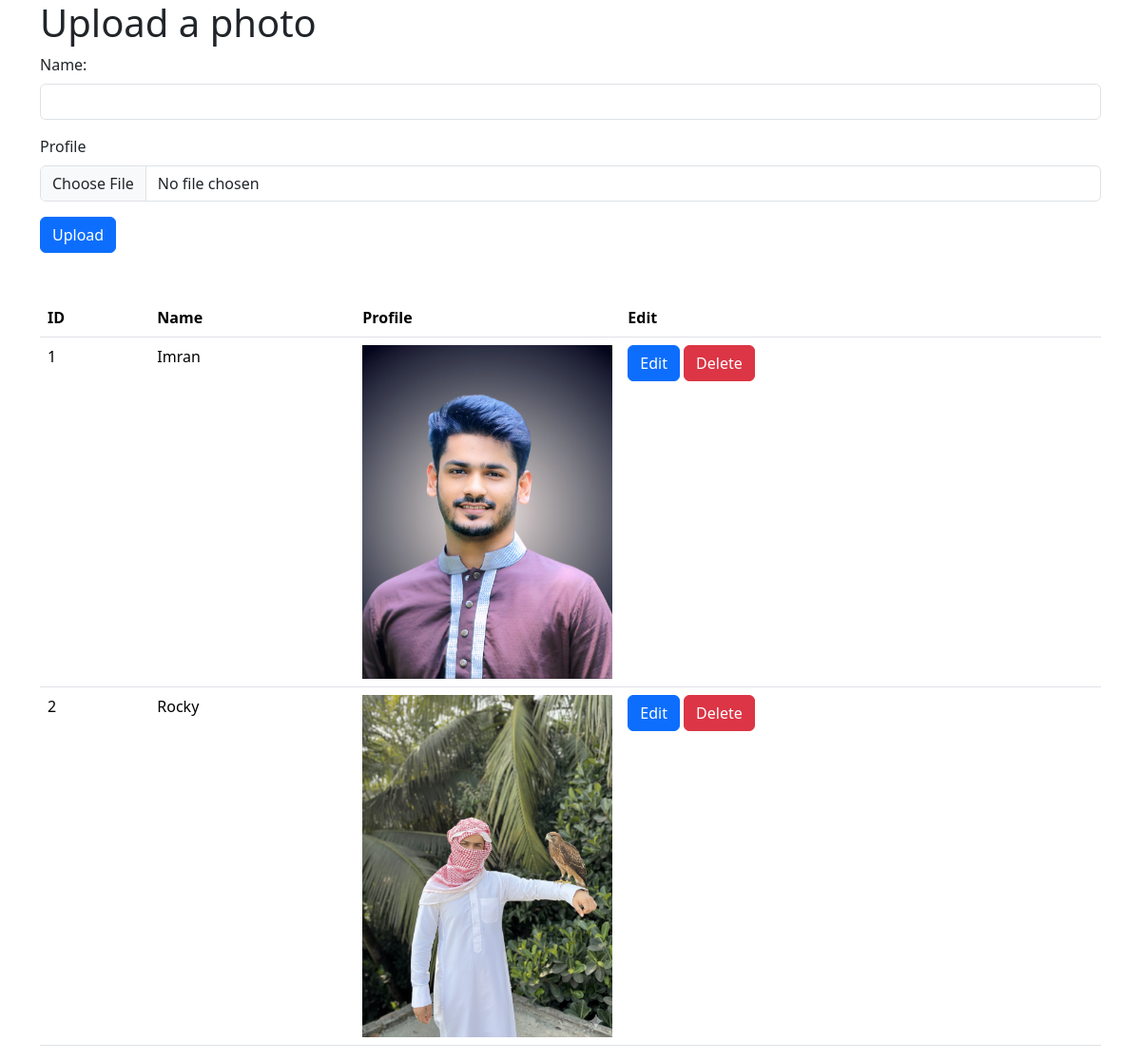
/, run on an earlier commit of the app's database.
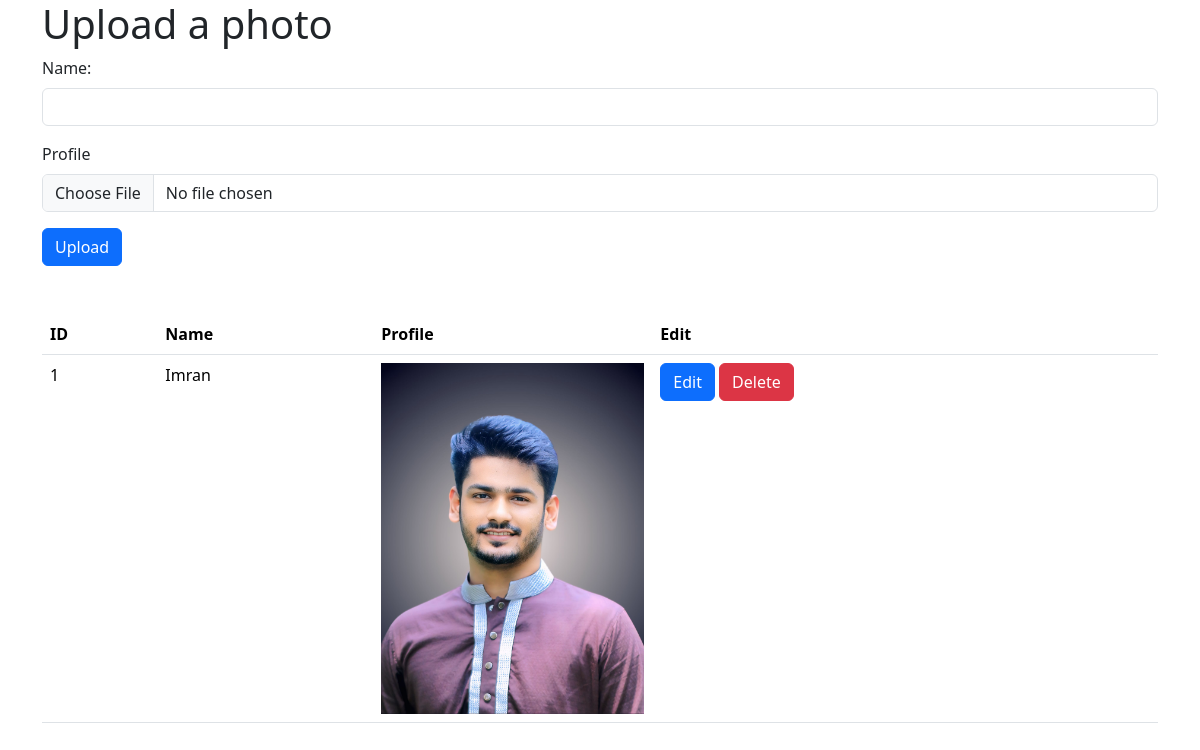
And on a later commit of the database.
### app/models.py (models this page shows)
class Profile(models.Model):
    name = models.CharField(max_length=255)
    profile = models.ImageField(upload_to='media/', default='media/example.png', blank=True)

### app/views.py (the view)
# urls.py: path('', views.home, name='home'),
def home(request):
    context = {
        'all_data': Profile.objects.all()
    }
    return render(request, 'index.html',context)

### templates/index.html (shortened to what this page needs)
{% extends "base.html" %}
{% block body %}
    <div class="container">
        <h1>Upload a photo</h1>
        <form action="{% url 'insert' %}" method="post" enctype="multipart/form-data">
            <div class="mb-3">
                <label for="name" class="form-label">Name:</label>
                <input type="text" class="form-control" id="name" name="name" aria-describedby="emailHelp">
            </div>
            <div class="mb-3">
                <label for="profile" class="form-label">Profile</label>
                <input type="file" class="form-control" name="profile" id="profile">
            </div>
            <button type="submit" class="btn btn-primary">Upload</button>
        </form>
        <table class="table mt-5">
            <thead>
                <tr>
                    <th>ID</th>
                    <th>Name</th>
                    <th>Profile</th>
                    <th>Edit</th>
                </tr>
            </thead>
            <tbody>
                {% if all_data %}
                    {% for all in all_data %}
                        <tr>
                            <td>{{forloop.counter}}</td>
                            <td>{{all.name}}</td>
                            <td class="w-25"><img src="{{all.profile.url}}" alt="{{all.name}}" class="w-100"></td>
                            <td>
                                <a href="{% url 'edit' all.id %}" class="btn btn-primary">Edit</a>
                                <a href="{% url 'delete' all.id %}" class="btn btn-danger">Delete</a>
                            </td>
                        </tr>
                    {% endfor %}
                {% endif %}
            </tbody>
        </table>
    </div>
{% endblock body %}

### templates/base.html (shortened to what this page needs)
<!doctype html>
<html lang="en">
  <head>
    <link href="https://cdn.jsdelivr.net/npm/bootstrap@5.3.8/dist/css/bootstrap.min.css" rel="stylesheet">
  </head>
  <body>
    {% block body %}{% endblock body %}
  </body>
</html>

What changed in the data, as far as the page shows it:
removed Profile: name "Rocky", profile (picture)
